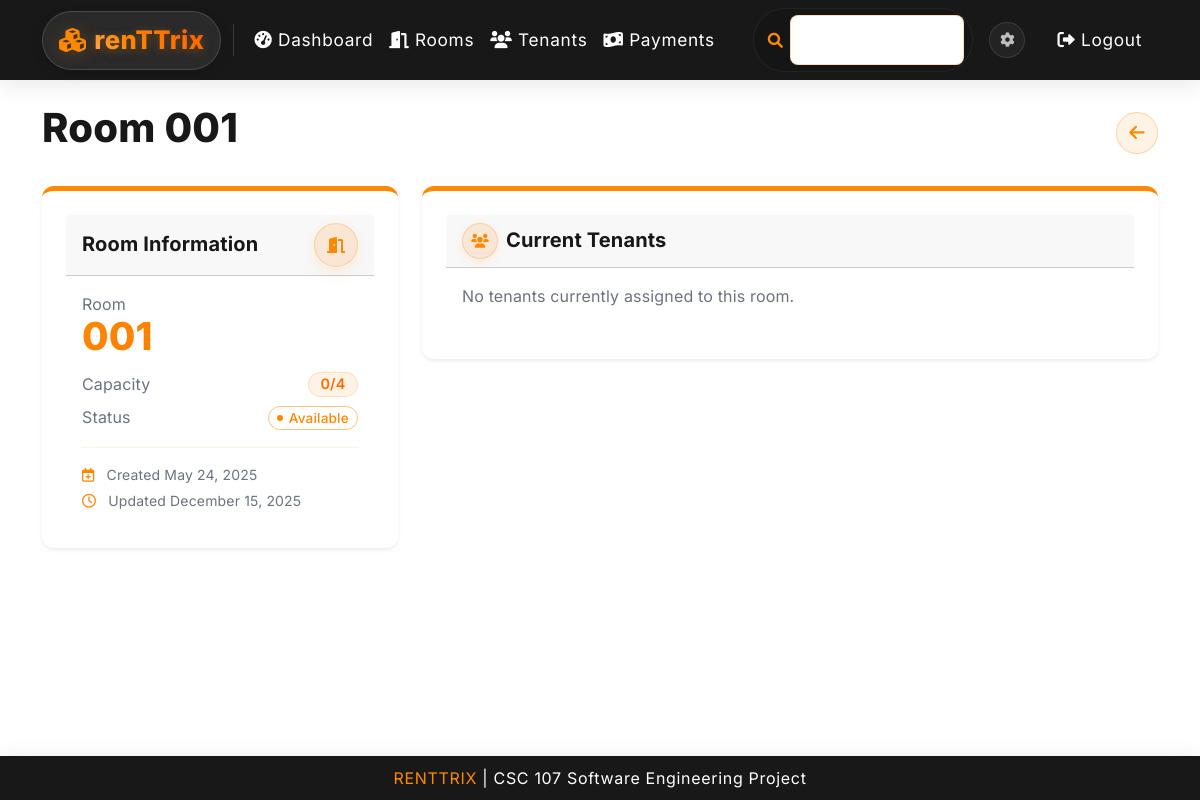
Screenshot of /tenant/rooms/2/ (signed in) with the database file from the repository.
### core/models.py (models this page shows, shortened)
class Room(models.Model):
    room_number = models.CharField(max_length=10, unique=True)
    capacity = models.IntegerField(default=4)
    current_occupants = models.IntegerField(default=0)
    status = models.CharField(max_length=10, choices=[('vacant', 'Vacant'), ('full', 'Full')], default='vacant')
    created_at = models.DateTimeField(auto_now_add=True)
    updated_at = models.DateTimeField(auto_now=True)

### core/views.py (the view)
# urls.py: path('tenant/rooms/<int:room_id>/', views.tenant_room_detail, name='tenant_room_detail'),
@login_required
def tenant_room_detail(request, room_id):
    room = get_object_or_404(Room, id=room_id)
    tenants = RoomTenant.objects.filter(room=room, status='active').select_related('tenant', 'room').order_by('tenant__first_name')
    return render(request, 'core/tenant_room_detail.html', {
        'room': room,
        'tenants': tenants,
    })

### templates/core/tenant_room_detail.html (shortened to what this page needs)
{% extends 'base.html' %}
{% block content %}
<div class="row">
    <div class="col-12">
        <div class="d-flex justify-content-between align-items-center mb-4">
            <h1>Room {{ room.room_number }}</h1>
            <a href="javascript:history.back()" class="btn-back-arrow" title="Back">
                <i class="fas fa-arrow-left"></i>
            </a>
        </div>
    </div>
</div>
<div class="row">
    <div class="col-md-4">
        <div class="card shadow-sm border-0 mb-4">
            <div class="card-header d-flex justify-content-between align-items-center">
                <h5 class="mb-0">Room Information</h5>
                <div class="icon-bubble">
                    <i class="fas fa-door-open icon-accent"></i>
                </div>
            </div>
            <div class="card-body">
                <div class="mb-3">
                    <div class="text-muted fs-6">Room</div>
                    <div class="accent-number">{{ room.room_number }}</div>
                </div>
                <div class="d-flex align-items-center justify-content-between mb-2">
                    <div class="text-muted">Capacity</div>
                    <span class="badge badge-accent">{{ room.current_occupants }}/{{ room.capacity }}</span>
                </div>
                <div class="d-flex align-items-center justify-content-between mb-3">
                    <div class="text-muted">Status</div>
                    <span class="status-{{ room.status }}">
                        {% if room.status == 'vacant' %}Available{% else %}Full{% endif %}
                    </span>
                </div>
                <hr class="my-3 accent-divider">
                <div class="small text-muted d-flex flex-column gap-1">
                    <div>
                        <i class="far fa-calendar-plus me-2 icon-accent"></i>
                        Created {{ room.created_at|date:"F d, Y" }}
                    </div>
                    <div>
                        <i class="far fa-clock me-2 icon-accent"></i>
                        Updated {{ room.updated_at|date:"F d, Y" }}
                    </div>
                </div>
            </div>
        </div>
    </div>
    <div class="col-md-8">
        <div class="card shadow-sm border-0">
            <div class="card-header d-flex justify-content-between align-items-center">
                <div class="d-flex align-items-center gap-2">
                    <div class="icon-bubble small">
                        <i class="fas fa-users icon-accent"></i>
                    </div>
                    <h5 class="mb-0">Current Tenants</h5>
                </div>
            </div>
            <div class="card-body">
                {% if tenants %}
                    <div class="table-responsive">
                        <table class="table table-hover">
                            <thead>
                                <tr>
                                    <th class="text-muted fw-semibold">Name</th>
                                    <th class="text-muted fw-semibold">Email</th>
                                    <th class="text-muted fw-semibold">Move-in Date</th>
                                    <th class="text-muted fw-semibold">Status</th>
                                </tr>
                            </thead>
                            <tbody>
                                {% for tenant in tenants %}
                                <tr {% if tenant.tenant == request.user %}class="table-info"{% endif %}>
                                    <td>
                                        {{ tenant.tenant.get_full_name|default:tenant.tenant.username }}
                                        {% if tenant.tenant == request.user %}
                                            <span class="badge bg-primary ms-2">You</span>
                                        {% endif %}
                                    </td>
                                    <td>{{ tenant.tenant.email }}</td>
                                    <td>{{ tenant.move_in_date|date:"M d, Y" }}</td>
                                    <td>
                                        <span class="badge status-{{ tenant.status }}">
                                            {{ tenant.status|title }}
                                        </span>
                                    </td>
                                </tr>
                                {% endfor %}
                            </tbody>
                        </table>
                    </div>
                {% else %}
                    <p class="text-muted">No tenants currently assigned to this room.</p>
                {% endif %}
            </div>
        </div>
    </div>
</div>
{% endblock %}

### static/css/style.css (style rules this page uses)
body { min-height: 100vh; display: flex; flex-direction: column; background: #fff; color: #181818; font-family: 'Inter', Arial, sans-serif; letter-spacing: 0.01em; line-height: 1.6; }
h1, h2, h3 { color: #181818; font-weight: 800; letter-spacing: 0.2px; line-height: 1.2; margin-bottom: 0.6rem; }
h4, h5, h6 { color: #181818; font-weight: 700; letter-spacing: 0.15px; line-height: 1.25; margin-bottom: 0.5rem; }
p { color: #374151; margin-bottom: 0.9rem; }
.text-muted { color: #6b7280 !important; }
.card, .modal-content { box-shadow: 0 6px 32px rgba(24,24,24,0.10); transition: all 0.3s ease; background: #fff; border-radius: 22px; border-top: 5px solid #ff8800 !important; margin-bottom: 2.5rem; padding: 1.5rem 1.5rem 1.2rem 1.5rem; }
.status-vacant, .status-full { display: inline-flex !important; align-items: center; gap: 6px; padding: 0.22em 0.6em !important; border-radius: 999px !important; font-weight: 500 !important; font-size: 0.85em !important; line-height: 1.2; background: transparent !important; }
.status-vacant { color: #ff8800 !important; border: 1px solid rgba(255, 136, 0, 0.5) !important; }
.status-vacant::before, .status-full::before { content: ''; width: 6px; height: 6px; border-radius: 50%; background: currentColor; display: inline-block; }
a, .link-orange { color: #ff8800; font-weight: 500; text-decoration: none; transition: color 0.2s; }
.badge { border-radius: 999px; font-size: 0.9em; padding: 0.28em 0.8em; font-weight: 600; }

### static/css/forms.css (style rules this page uses)
.btn-back-arrow { width: 42px; height: 42px; display: inline-flex; align-items: center; justify-content: center; border-radius: 50%; background: rgba(255, 136, 0, 0.1); border: 1.5px solid rgba(255, 136, 0, 0.3); color: #ff8800 !important; transition: all 0.25s ease; text-decoration: none !important; padding: 0 !important; flex-shrink: 0; }
.btn-back-arrow i { font-size: 1.1rem; font-weight: 600; }
.card, .card.shadow-sm, .card.shadow-sm.border-0, .card.border-0 { border-top: 5px solid #ff8800 !important; }
.card.shadow-sm.border-0 { border-radius: 12px; box-shadow: 0 6px 32px rgba(24, 24, 24, 0.1); }
.icon-accent { color: #ff8800; }
.icon-bubble { border-radius: 50%; width: 44px; height: 44px; display:flex; align-items:center; justify-content:center; background: linear-gradient(135deg, rgba(255,136,0,0.14), rgba(255,107,0,0.14)); border:1px solid rgba(255,136,0,0.25); box-shadow: 0 6px 16px rgba(255,136,0,0.12); }
.icon-bubble.small { width:36px; height:36px; box-shadow: 0 4px 10px rgba(255,136,0,0.10); }
.accent-divider { border-color: rgba(255,136,0,0.12); opacity: 0.85; }
.badge-accent { background: rgba(255,136,0,0.10); color: #ff6b00; border: 1px solid rgba(255,136,0,0.20); }
.accent-number { font-size: 2.4rem; font-weight: 800; background: linear-gradient(135deg, #ff8800, #ff6b00); -webkit-background-clip: text; -webkit-text-fill-color: transparent; line-height: 1; }

### templates/base.html (style rules this page uses)
a { text-decoration: none !important; }

### rows the page displays
Room: room_number "001", current_occupants "0", capacity "4", created_at "May 24, 2025", updated_at "December 15, 2025"
